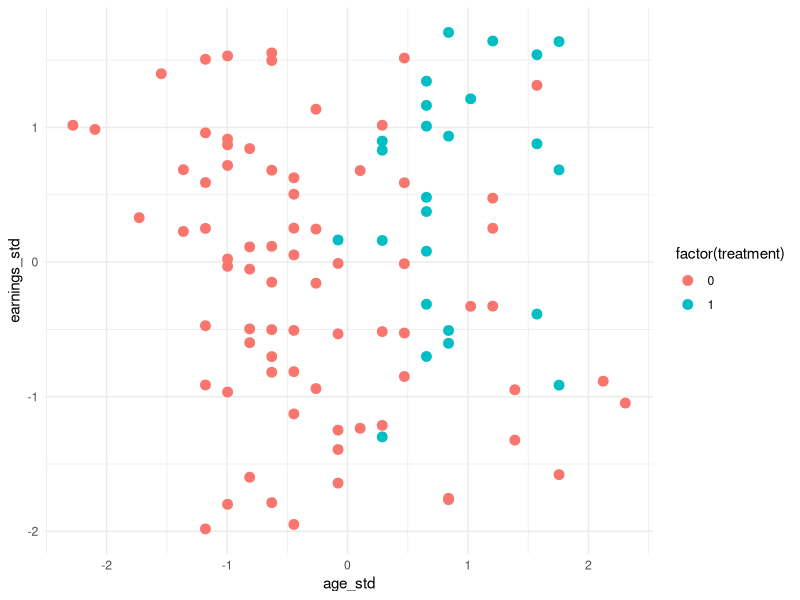
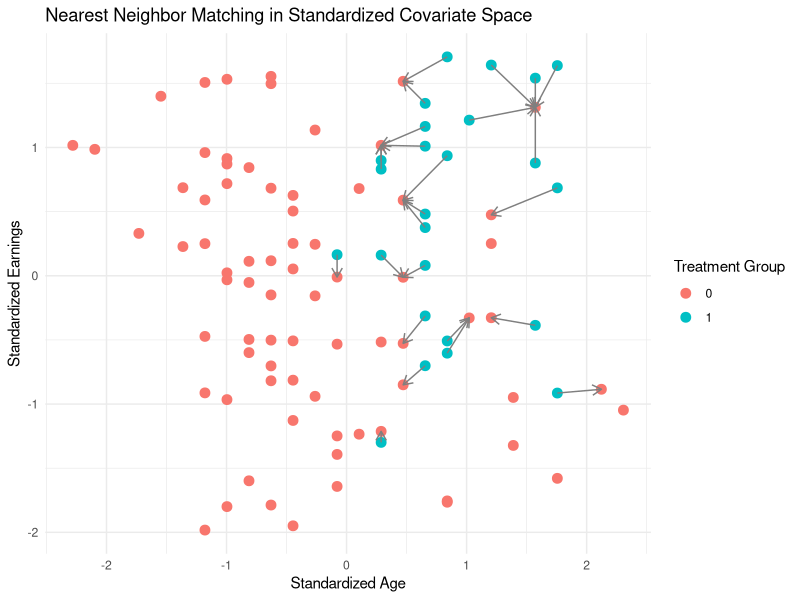
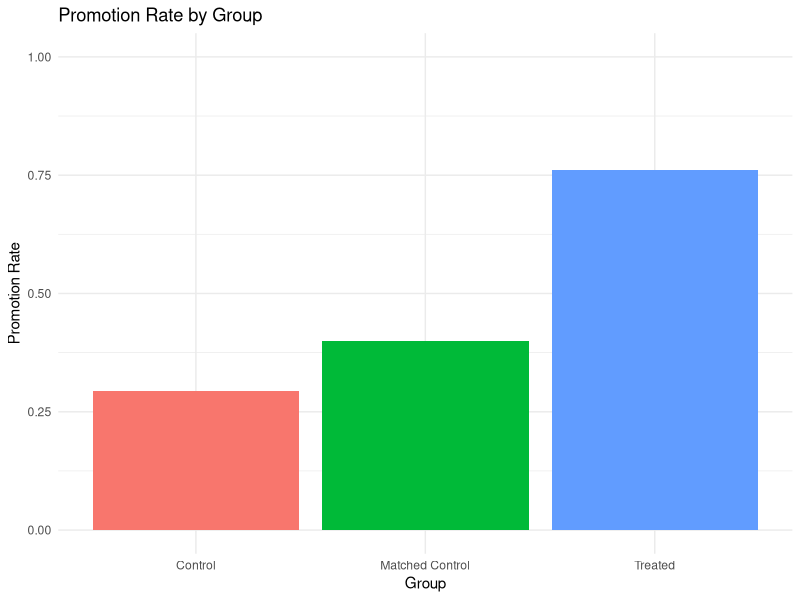
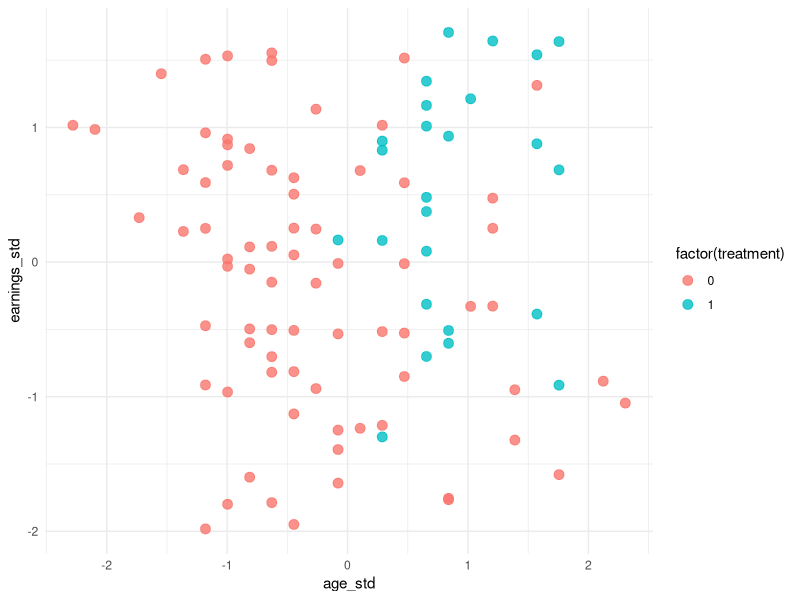
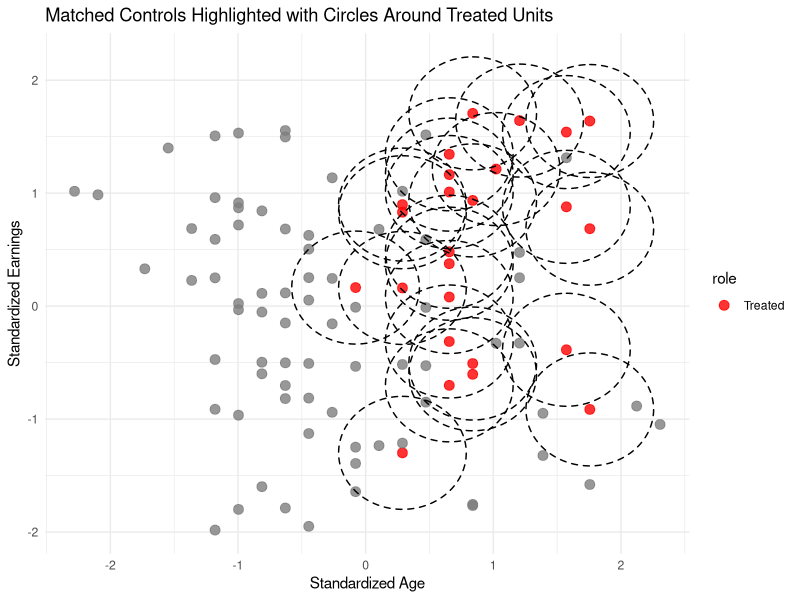
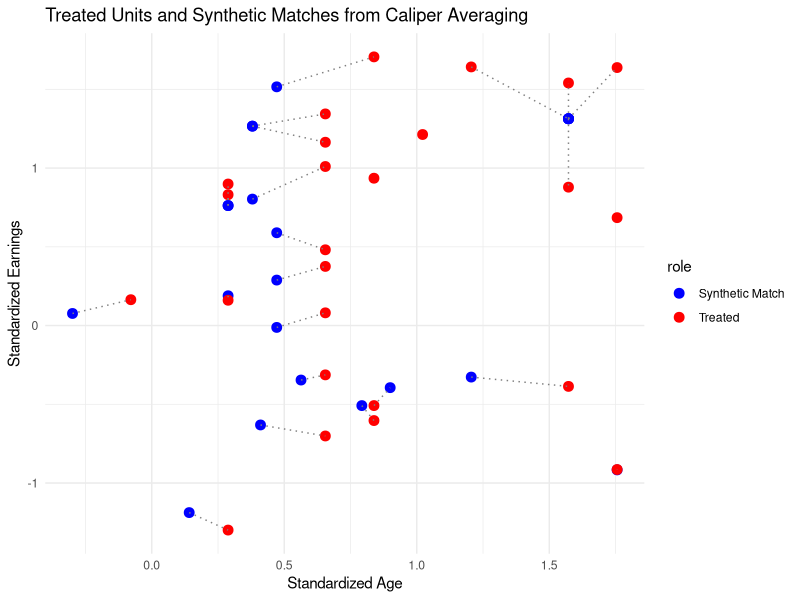

These charts were generated, in order, by the following R code:

# Nearest Neighbor Matching Simulation with Visualization

library(tidyverse)
library(ggrepel)

# Set seed for reproducibility
set.seed(1234)

nt <- 25
nc <- 75

# Generate treatment group

# Generate control group
control_group <- tibble(
  id = (nt + 1):(nt + nc),
  treatment = 0,
  age = round(rnorm(nc, mean = 40, sd = 5), 0),
  prev_earnings = runif(nc, min = 65000, max = 89000),
  promotion = rbinom(nc, 1, -0.2+ 0.011*age + prev_earnings/900000)
)

treatment_group <- tibble(
  id = 1:nt,
  treatment = 1,
  age = round(rnorm(nt, mean = 45, sd = 3), 0),
  prev_earnings = runif(nt, min = 70000, max = 90000),
  promotion = rbinom(nt, 1, 0.1 + 0.011*age + prev_earnings/900000)
)



# Combine data
data <- bind_rows(treatment_group, control_group)

# Standardize covariates (on full sample)
data <- data |> mutate(
  age_std = (age - mean(age)) / sd(age),
  earnings_std = (prev_earnings - mean(prev_earnings)) / sd(prev_earnings)
)

# Nearest neighbor matching by Euclidean distance
match_nearest <- function(treated_df, control_df) {
  matches <- tibble()
  
  for (i in 1:nrow(treated_df)) {
    t_row <- treated_df[i, ]
    control_df <- control_df |> mutate(
      distance = sqrt((age_std - t_row$age_std)^2 + (earnings_std - t_row$earnings_std)^2)
    )
    best_match <- control_df |> 
      arrange(distance) |> 
      slice(1) %>% 
      mutate(treated_id = t_row$id)
    matches <- bind_rows(matches, best_match)
  }
  
  return(matches)
}

# Split treatment and control
treated <- data |> filter(treatment == 1)
control <- data |> filter(treatment == 0)

# Find matches
matched_controls <- match_nearest(treated, control)

# Prepare comparison dataset
comparison <- matched_controls |> 
  rename(idC = id, ageC = age, earnC = prev_earnings, promC = promotion, ageC_std = age_std, earnC_std = earnings_std) |> 
  select(idC, promC, ageC, earnC, ageC_std, earnC_std, distance, treated_id) |> 
  left_join(
    treated |> rename(idT = id, ageT = age, earnT = prev_earnings, promT = promotion, ageT_std = age_std, earnT_std = earnings_std),
    by = c("treated_id" = "idT")
  )

# Print matched pairs
comparison |> 
  mutate(dist = round(distance, 3), earnT = floor(earnT), earnC = floor(earnC)) |> 
  select(treated_id, idC, ageT, ageC, earnT, earnC, promT, promC, dist) |> 
  head()

# Plot in standardized covariate space with matched pairs
plot_data <- bind_rows(
  treated |> mutate(role = "Treated"),
  control |> mutate(role = "Control")
)

ggplot(plot_data, aes(x = age_std, y = earnings_std, color = factor(treatment))) +
  geom_point(size = 3)  +
  theme_minimal()

ggplot(plot_data, aes(x = age_std, y = earnings_std, color = factor(treatment))) +
  geom_point(size = 3) +
  geom_segment(data = comparison,
               aes(x = ageT_std, y = earnT_std,
                   xend = ageC_std, yend = earnC_std),
               arrow = arrow(length = unit(0.02, "npc")), color = "gray50") +
  labs(title = "Nearest Neighbor Matching in Standardized Covariate Space",
       x = "Standardized Age", y = "Standardized Earnings",
       color = "Treatment Group") +
  theme_minimal()

# Balance diagnostics
balance_table <- bind_rows(
  treated |> mutate(group = "Treated"),
  control |> mutate(group = "Control (pre-match)"),
  matched_controls |> mutate(group = "Matched Control")
) |> 
  group_by(group) |> 
  summarise(
    mean_age = mean(age),
    mean_earnings = mean(prev_earnings),
    mean_promotion = mean(promotion),
    .groups = "drop"
  )

print(balance_table)


# ATT estimate
att_estimate <- comparison |> 
  mutate(diff = promT - promC) |> 
  summarise(ATT = mean(diff)) |> 
  pull(ATT)

cat(sprintf("\nEstimated ATT from NN matching: %.3f\n", att_estimate))


# Promotion rate before and after matching
promotion_summary <- bind_rows(
  treated |> mutate(group = "Treated"),
  control |> mutate(group = "Control"),
  matched_controls |> mutate(group = "Matched Control")
) |> 
  group_by(group) |> 
  summarise(promotion_rate = mean(promotion), .groups = "drop")

# Plot
ggplot(promotion_summary, aes(x = group, y = promotion_rate, fill = group)) +
  geom_col(show.legend = FALSE) +
  ylim(0, 1) +
  labs(title = "Promotion Rate by Group", y = "Promotion Rate", x = "Group") +
  theme_minimal()



# Caliper matching by Euclidean distance
match_caliper <- function(treated_df, control_df, caliper = 0.5) {
  matches <- tibble()
  
  for (i in 1:nrow(treated_df)) {
    t_row <- treated_df[i, ]
    control_df <- control_df |> mutate(
      distance = sqrt((age_std - t_row$age_std)^2 + (earnings_std - t_row$earnings_std)^2)
    )
    best_match <- control_df |> 
      filter(distance<caliper) |> 
      summarise(age=mean(age),
                prev_earnings = mean(prev_earnings),
                promotion = mean(promotion),
                age_std=mean(age_std),
                earnings_std = mean(earnings_std),
                number_of_matches = n()) %>% 
      mutate(treated_id = t_row$id)
    matches <- bind_rows(matches, best_match)
  }
  
  return(matches)
}

matched_controls <- match_caliper(treated, control, 0.5)


# Prepare comparison dataset
comparison <- matched_controls |> 
  rename(ageC = age, earnC = prev_earnings, promC = promotion, ageC_std = age_std, earnC_std = earnings_std) |> 
  select(promC, ageC, earnC, ageC_std, earnC_std, treated_id, number_of_matches) |> 
  left_join(
    treated |> rename(idT = id, ageT = age, earnT = prev_earnings, promT = promotion, ageT_std = age_std, earnT_std = earnings_std),
    by = c("treated_id" = "idT")
  )

# Print matched pairs
comparison |> 
  mutate( earnT = floor(earnT), earnC = floor(earnC)) |> 
  select(treated_id, ageT, ageC, earnT, earnC, promT, promC, number_of_matches) |> 
  head()

# ATT estimate
att_estimate <- comparison |> mutate(diff = promT - promC) |> summarise(ATT = mean(diff,na.rm=TRUE)) |> pull(ATT)
cat(sprintf("\nEstimated ATT from caliper matching: %.3f\n", att_estimate))



# Plot in standardized covariate space with matched pairs
plot_data <- bind_rows(
  treated |> mutate(role = "Treated"),
  control |> mutate(role = "Control")
)

ggplot(plot_data, aes(x = age_std, y = earnings_std, color = factor(treatment))) +
  geom_point(size = 3, alpha = 0.8)  +
  theme_minimal()

library(ggforce)  # for geom_circle

# Radius for visual circles (standardized units, so ~0.25 looks good)
circle_radius <- 0.5

circle_data <- treated |> 
  mutate(radius = circle_radius) |> 
  select(age_std, earnings_std, radius)

ggplot() +
  geom_point(data = plot_data,
             aes(x = age_std, y = earnings_std, color = role),
             size = 3, alpha = 0.8) +
  geom_circle(data = circle_data,
              aes(x0 = age_std, y0 = earnings_std, r = radius),
              inherit.aes = FALSE,
              color = "black", linetype = "dashed", alpha = 0.3) +
  labs(title = "Matched Controls Highlighted with Circles Around Treated Units",
       x = "Standardized Age", y = "Standardized Earnings") +
  scale_color_manual(values = c("Treated" = "red")) +
  theme_minimal()


### Second: Only matched units and synthetic averages

# This uses your `comparison` object created after caliper matching
# It includes treated units and synthetic (averaged) matches

synth_plot_data <- comparison |> 
  mutate(role = "Synthetic Match") |> 
  rename(age_std = ageC_std, earnings_std = earnC_std) |> 
  select(treated_id, age_std, earnings_std, role) |> 
  bind_rows(
    treated |> 
      select(treated_id = id, age_std, earnings_std = earnings_std) |> 
      mutate(role = "Treated")
  )

ggplot(synth_plot_data, aes(x = age_std, y = earnings_std, color = role)) +
  geom_point(size = 3) +
  geom_line(aes(group = treated_id), color = "gray50", linetype = "dotted") +
  labs(title = "Treated Units and Synthetic Matches from Caliper Averaging",
       x = "Standardized Age", y = "Standardized Earnings") +
  scale_color_manual(values = c("Treated" = "red", "Synthetic Match" = "blue")) +
  theme_minimal()
